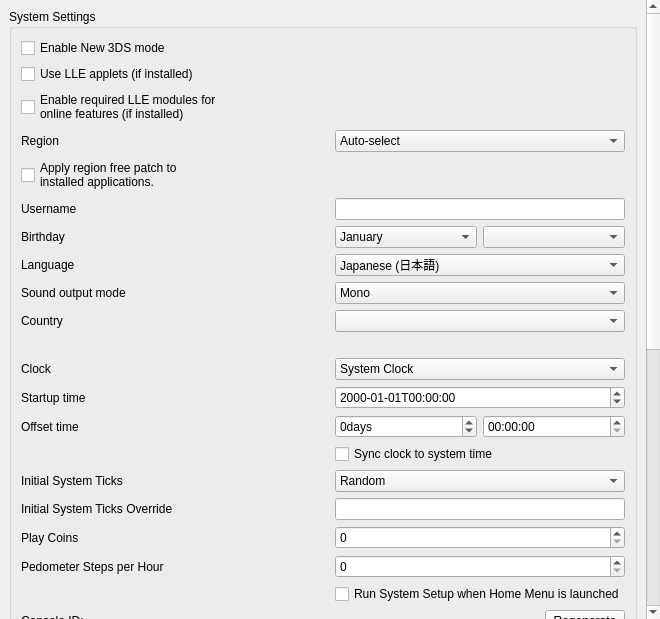
<?xml version="1.0" encoding="UTF-8"?>
<ui version="4.0">
 <class>ConfigureSystem</class>
 <widget class="QWidget" name="ConfigureSystem">
  <property name="geometry">
   <rect>
    <x>0</x>
    <y>0</y>
    <width>653</width>
    <height>619</height>
   </rect>
  </property>
  <property name="windowTitle">
   <string>Form</string>
  </property>
  <layout class="QVBoxLayout" name="verticalLayout_scrollbar">
   <property name="spacing">
    <number>0</number>
   </property>
   <property name="leftMargin">
    <number>0</number>
   </property>
   <property name="topMargin">
    <number>0</number>
   </property>
   <property name="rightMargin">
    <number>0</number>
   </property>
   <property name="bottomMargin">
    <number>0</number>
   </property>
   <item>
    <widget class="QScrollArea" name="scrollArea">
     <property name="minimumSize">
      <size>
       <width>660</width>
       <height>480</height>
      </size>
     </property>
     <property name="frameShape">
      <enum>QFrame::NoFrame</enum>
     </property>
     <property name="lineWidth">
      <number>1</number>
     </property>
     <property name="widgetResizable">
      <bool>true</bool>
     </property>
     <widget class="QWidget" name="scrollAreaWidgetContents">
      <property name="geometry">
       <rect>
        <x>0</x>
        <y>0</y>
        <width>422</width>
        <height>500</height>
       </rect>
      </property>
      <layout class="QHBoxLayout" name="horizontalLayout">
       <item>
        <layout class="QVBoxLayout" name="verticalLayout">
         <item>
          <widget class="QGroupBox" name="group_system_settings">
           <property name="title">
            <string>System Settings</string>
           </property>
           <layout class="QGridLayout" name="gridLayout">
            <item row="0" column="0">
             <widget class="QCheckBox" name="toggle_new_3ds">
              <property name="text">
               <string>Enable New 3DS mode</string>
              </property>
             </widget>
            </item>
            <item row="1" column="0">
             <widget class="QCheckBox" name="toggle_lle_applets">
              <property name="text">
               <string>Use LLE applets (if installed)</string>
              </property>
             </widget>
            </item>
            <item row="2" column="0">
             <widget class="QCheckBox" name="enable_required_online_lle_modules">
              <property name="text">
               <string>Enable required LLE modules for
online features (if installed)</string>
              </property>
              <property name="toolTip">
               <string>Enables the LLE modules needed for online multiplayer, eShop access, etc.</string>
              </property>
             </widget>
            </item>
            <item row="3" column="0">
             <widget class="QLabel" name="region_label">
              <property name="text">
               <string>Region</string>
              </property>
             </widget>
            </item>
            <item row="3" column="1">
             <widget class="QComboBox" name="region_combobox">
              <item>
               <property name="text">
                <string>Auto-select</string>
               </property>
              </item>
              <item>
               <property name="text">
                <string notr="true">JPN</string>
               </property>
              </item>
              <item>
               <property name="text">
                <string notr="true">USA</string>
               </property>
              </item>
              <item>
               <property name="text">
                <string notr="true">EUR</string>
               </property>
              </item>
              <item>
               <property name="text">
                <string notr="true">AUS</string>
               </property>
              </item>
              <item>
               <property name="text">
                <string notr="true">CHN</string>
               </property>
              </item>
              <item>
               <property name="text">
                <string notr="true">KOR</string>
               </property>
              </item>
              <item>
               <property name="text">
                <string notr="true">TWN</string>
               </property>
              </item>
             </widget>
            </item>
            <item row="4" column="0">
             <widget class="QCheckBox" name="apply_region_free_patch">
              <property name="text">
               <string>Apply region free patch to
installed applications.</string>
              </property>
              <property name="toolTip">
               <string>Patches the region of installed applications to be region free, so that they always appear on the home menu.</string>
              </property>
             </widget>
            </item>
            <item row="5" column="1">
             <widget class="QLineEdit" name="edit_username">
              <property name="sizePolicy">
               <sizepolicy hsizetype="Preferred" vsizetype="Fixed">
                <horstretch>0</horstretch>
                <verstretch>0</verstretch>
               </sizepolicy>
              </property>
              <property name="maxLength">
               <number>10</number>
              </property>
             </widget>
            </item>
            <item row="5" column="0">
             <widget class="QLabel" name="label_username">
              <property name="text">
               <string>Username</string>
              </property>
             </widget>
            </item>
            <item row="6" column="0">
             <widget class="QLabel" name="label_birthday">
              <property name="text">
               <string>Birthday</string>
              </property>
             </widget>
            </item>
            <item row="6" column="1">
             <layout class="QHBoxLayout" name="horizontalLayout_birthday2">
              <item>
               <widget class="QComboBox" name="combo_birthmonth">
                <item>
                 <property name="text">
                  <string>January</string>
                 </property>
                </item>
                <item>
                 <property name="text">
                  <string>February</string>
                 </property>
                </item>
                <item>
                 <property name="text">
                  <string>March</string>
                 </property>
                </item>
                <item>
                 <property name="text">
                  <string>April</string>
                 </property>
                </item>
                <item>
                 <property name="text">
                  <string>May</string>
                 </property>
                </item>
                <item>
                 <property name="text">
                  <string>June</string>
                 </property>
                </item>
                <item>
                 <property name="text">
                  <string>July</string>
                 </property>
                </item>
                <item>
                 <property name="text">
                  <string>August</string>
                 </property>
                </item>
                <item>
                 <property name="text">
                  <string>September</string>
                 </property>
                </item>
                <item>
                 <property name="text">
                  <string>October</string>
                 </property>
                </item>
                <item>
                 <property name="text">
                  <string>November</string>
                 </property>
                </item>
                <item>
                 <property name="text">
                  <string>December</string>
                 </property>
                </item>
               </widget>
              </item>
              <item>
               <widget class="QComboBox" name="combo_birthday"/>
              </item>
             </layout>
            </item>
            <item row="7" column="0">
             <widget class="QLabel" name="label_language">
              <property name="text">
               <string>Language</string>
              </property>
             </widget>
            </item>
            <item row="7" column="1">
             <widget class="QComboBox" name="combo_language">
              <property name="toolTip">
               <string>Note: this can be overridden when region setting is auto-select</string>
              </property>
              <item>
               <property name="text">
                <string>Japanese (日本語)</string>
               </property>
              </item>
              <item>
               <property name="text">
                <string>English</string>
               </property>
              </item>
              <item>
               <property name="text">
                <string>French (français)</string>
               </property>
              </item>
              <item>
               <property name="text">
                <string>German (Deutsch)</string>
               </property>
              </item>
              <item>
               <property name="text">
                <string>Italian (italiano)</string>
               </property>
              </item>
              <item>
               <property name="text">
                <string>Spanish (español)</string>
               </property>
              </item>
              <item>
               <property name="text">
                <string>Simplified Chinese (简体中文)</string>
               </property>
              </item>
              <item>
               <property name="text">
                <string>Korean (한국어)</string>
               </property>
              </item>
              <item>
               <property name="text">
                <string>Dutch (Nederlands)</string>
               </property>
              </item>
              <item>
               <property name="text">
                <string>Portuguese (português)</string>
               </property>
              </item>
              <item>
               <property name="text">
                <string>Russian (Русский)</string>
               </property>
              </item>
              <item>
               <property name="text">
                <string>Traditional Chinese (正體中文)</string>
               </property>
              </item>
             </widget>
            </item>
            <item row="8" column="0">
             <widget class="QLabel" name="label_sound">
              <property name="text">
               <string>Sound output mode</string>
              </property>
             </widget>
            </item>
            <item row="8" column="1">
             <widget class="QComboBox" name="combo_sound">
              <item>
               <property name="text">
                <string>Mono</string>
               </property>
              </item>
              <item>
               <property name="text">
                <string>Stereo</string>
               </property>
              </item>
              <item>
               <property name="text">
                <string>Surround</string>
               </property>
              </item>
             </widget>
            </item>
            <item row="9" column="0">
             <widget class="QLabel" name="label_country">
              <property name="text">
               <string>Country</string>
              </property>
             </widget>
            </item>
            <item row="9" column="1">
             <widget class="QComboBox" name="combo_country"/>
            </item>
            <item row="10" column="1">
             <widget class="QLabel" name="label_country_invalid">
              <property name="text">
               <string/>
              </property>
             </widget>
            </item>
            <item row="11" column="0">
             <widget class="QLabel" name="label_init_clock">
              <property name="text">
               <string>Clock</string>
              </property>
             </widget>
            </item>
            <item row="11" column="1">
             <widget class="QComboBox" name="combo_init_clock">
              <item>
               <property name="text">
                <string>System Clock</string>
               </property>
              </item>
              <item>
               <property name="text">
                <string>Fixed Time</string>
               </property>
              </item>
             </widget>
            </item>
            <item row="12" column="0">
             <widget class="QLabel" name="label_init_time">
              <property name="text">
               <string>Startup time</string>
              </property>
             </widget>
            </item>
            <item row="12" column="1">
             <widget class="QDateTimeEdit" name="edit_init_time">
              <property name="displayFormat">
               <string>yyyy-MM-ddTHH:mm:ss</string>
              </property>
             </widget>
            </item>
            <item row="13" column="0">
             <widget class="QLabel" name="label_init_time_offset">
              <property name="text">
               <string>Offset time</string>
              </property>
             </widget>
            </item>
            <item row="13" column="1">
             <layout class="QGridLayout" name="edit_init_time_offset_grid">
              <item row="0" column="0">
               <widget class="QSpinBox" name="edit_init_time_offset_days">
                <property name="suffix">
                 <string>days</string>
                </property>
                <property name="minimum">
                 <number>-2147483648</number>
                </property>
                <property name="maximum">
                 <number>2147483647</number>
                </property>
               </widget>
              </item>
              <item row="0" column="1">
               <widget class="QTimeEdit" name="edit_init_time_offset_time">
                <property name="displayFormat">
                 <string>HH:mm:ss</string>
                </property>
               </widget>
              </item>
             </layout>
            </item>
            <item row="14" column="1">
             <widget class="QCheckBox" name="sync_rtc_to_system_time">
              <property name="toolTip">
               <string>&lt;html&gt;&lt;head/&gt;&lt;body&gt;&lt;p&gt;Updates the emulated 3DS clock to the current system time when emulation resumes or a save state is loaded. Only available when the clock is set to &quot;System Clock&quot;.&lt;/p&gt;&lt;/body&gt;&lt;/html&gt;</string>
              </property>
              <property name="text">
               <string>Sync clock to system time</string>
              </property>
             </widget>
            </item>
            <item row="15" column="0">
             <widget class="QLabel" name="label_init_ticks_type">
              <property name="text">
               <string>Initial System Ticks</string>
              </property>
             </widget>
            </item>
            <item row="15" column="1">
             <widget class="QComboBox" name="combo_init_ticks_type">
              <item>
               <property name="text">
                <string>Random</string>
               </property>
              </item>
              <item>
               <property name="text">
                <string>Fixed</string>
               </property>
              </item>
             </widget>
            </item>
            <item row="16" column="0">
             <widget class="QLabel" name="label_init_ticks_value">
              <property name="text">
               <string>Initial System Ticks Override</string>
              </property>
             </widget>
            </item>
            <item row="16" column="1">
             <widget class="QLineEdit" name="edit_init_ticks_value">
              <property name="sizePolicy">
               <sizepolicy hsizetype="Preferred" vsizetype="Fixed">
                <horstretch>0</horstretch>
                <verstretch>0</verstretch>
               </sizepolicy>
              </property>
              <property name="maxLength">
               <number>20</number>
              </property>
             </widget>
            </item>
            <item row="17" column="0">
             <widget class="QLabel" name="label_play_coins">
              <property name="text">
               <string>Play Coins</string>
              </property>
             </widget>
            </item>
            <item row="17" column="1">
             <widget class="QSpinBox" name="spinBox_play_coins">
              <property name="maximum">
               <number>300</number>
              </property>
             </widget>
            </item>
            <item row="18" column="0">
              <widget class="QLabel" name="label_steps_per_hour">
                <property name="toolTip">
                 <string>&lt;html&gt;&lt;head/&gt;&lt;body&gt;&lt;p&gt;Number of steps per hour reported by the pedometer. Range from 0 to 65,535.&lt;/p&gt;&lt;/body&gt;&lt;/html&gt;</string>
                </property>
                <property name="text">
                  <string>Pedometer Steps per Hour</string>
                </property>
              </widget>
            </item>
            <item row="18" column="1">
              <widget class="QSpinBox" name="spinBox_steps_per_hour">
                <property name="maximum">
                  <number>9999</number>
                </property>
              </widget>
            </item>
            <item row="19" column="1">
             <widget class="QCheckBox" name="toggle_system_setup">
              <property name="text">
               <string>Run System Setup when Home Menu is launched</string>
              </property>
             </widget>
            </item>
            <item row="20" column="0">
             <widget class="QLabel" name="label_console_id">
              <property name="text">
               <string>Console ID:</string>
              </property>
             </widget>
            </item>
            <item row="20" column="1">
             <widget class="QPushButton" name="button_regenerate_console_id">
              <property name="sizePolicy">
               <sizepolicy hsizetype="Fixed" vsizetype="Fixed">
                <horstretch>0</horstretch>
                <verstretch>0</verstretch>
               </sizepolicy>
              </property>
              <property name="layoutDirection">
               <enum>Qt::RightToLeft</enum>
              </property>
              <property name="text">
               <string>Regenerate</string>
              </property>
             </widget>
            </item>
            <item row="21" column="0">
              <widget class="QLabel" name="label_mac">
                <property name="text">
                  <string>MAC:</string>
                </property>
              </widget>
            </item>
            <item row="21" column="1">
              <widget class="QPushButton" name="button_regenerate_mac">
                <property name="sizePolicy">
                  <sizepolicy hsizetype="Fixed" vsizetype="Fixed">
                    <horstretch>0</horstretch>
                    <verstretch>0</verstretch>
                  </sizepolicy>
                </property>
                <property name="layoutDirection">
                  <enum>Qt::RightToLeft</enum>
                </property>
                <property name="text">
                  <string>Regenerate</string>
                </property>
              </widget>
            </item>
            <item row="22" column="0">
             <widget class="QLabel" name="label_plugin_loader">
              <property name="text">
               <string>3GX Plugin Loader</string>
              </property>
             </widget>
            </item>
            <item row="22" column="1">
             <widget class="QCheckBox" name="plugin_loader">
              <property name="text">
               <string>Enable 3GX plugin loader</string>
              </property>
             </widget>
            </item>
            <item row="23" column="1">
             <widget class="QCheckBox" name="allow_plugin_loader">
              <property name="text">
               <string>Allow applications to change plugin loader state</string>
              </property>
             </widget>
            </item>
           </layout>
          </widget>
         </item>
         <item>
          <widget class="QGroupBox" name="group_real_console_unique_data">
           <property name="title">
            <string>Real Console Unique Data</string>
           </property>
           <layout class="QGridLayout" name="gridLayout1">
            <item row="0" column="0" colspan="2">
             <widget class="QGroupBox" name="group_real_console_unique_data_core">
               <layout class="QGridLayout" name="gridLayout2">
                <item row="0" column="0" colspan="2">
                 <widget class="QWidget" name="linked_console">
                  <layout class="QHBoxLayout" name="horizontalLayout_linked_console">
                   <item>
                    <widget class="QLabel" name="label_linked_console">
                     <property name="text">
                       <string>Your real console is linked to Azahar.</string>
                     </property>
                    </widget>
                   </item>
                   <item>
                    <widget class="QPushButton" name="button_unlink_console">
                     <property name="sizePolicy">
                      <sizepolicy hsizetype="Fixed" vsizetype="Fixed">
                       <horstretch>0</horstretch>
                       <verstretch>0</verstretch>
                      </sizepolicy>
                     </property>
                     <property name="layoutDirection">
                      <enum>Qt::RightToLeft</enum>
                     </property>
                     <property name="text">
                      <string>Unlink</string>
                     </property>
                    </widget>
                   </item>
                  </layout>
                 </widget>
                </item>
                <item row="1" column="0">
                 <widget class="QLabel" name="label_otp">
                  <property name="text">
                   <string>OTP</string>
                  </property>
                 </widget>
                </item>
                <item row="1" column="1">
                 <widget class="QWidget" name="otp">
                  <layout class="QHBoxLayout" name="horizontalLayout_otp">
                   <item>
                    <widget class="QLabel" name="label_otp_status">
                     <property name="text">
                      <string/>
                     </property>
                    </widget>
                   </item>
                   <item>
                    <widget class="QPushButton" name="button_otp">
                     <property name="sizePolicy">
                      <sizepolicy hsizetype="Fixed" vsizetype="Fixed">
                       <horstretch>0</horstretch>
                       <verstretch>0</verstretch>
                      </sizepolicy>
                     </property>
                     <property name="layoutDirection">
                      <enum>Qt::RightToLeft</enum>
                     </property>
                     <property name="text">
                      <string>Choose</string>
                     </property>
                    </widget>
                   </item>
                  </layout>
                 </widget>
                </item>
                <item row="2" column="0">
                 <widget class="QLabel" name="label_secure_info">
                  <property name="text">
                   <string>SecureInfo_A/B</string>
                  </property>
                 </widget>
                </item>
                <item row="2" column="1">
                 <widget class="QWidget" name="secure_info">
                  <layout class="QHBoxLayout" name="horizontalLayout_secure_info">
                   <item>
                    <widget class="QLabel" name="label_secure_info_status">
                     <property name="text">
                      <string/>
                     </property>
                    </widget>
                   </item>
                   <item>
                    <widget class="QPushButton" name="button_secure_info">
                     <property name="sizePolicy">
                      <sizepolicy hsizetype="Fixed" vsizetype="Fixed">
                       <horstretch>0</horstretch>
                       <verstretch>0</verstretch>
                      </sizepolicy>
                     </property>
                     <property name="layoutDirection">
                      <enum>Qt::RightToLeft</enum>
                     </property>
                     <property name="text">
                      <string>Choose</string>
                     </property>
                    </widget>
                   </item>
                  </layout>
                 </widget>
                </item>
                <item row="3" column="0">
                 <widget class="QLabel" name="label_friend_code_seed">
                  <property name="text">
                   <string>LocalFriendCodeSeed_A/B</string>
                  </property>
                 </widget>
                </item>
                <item row="3" column="1">
                 <widget class="QWidget" name="friend_code_seed">
                  <layout class="QHBoxLayout" name="horizontalLayout_friend_code_seed">
                   <item>
                    <widget class="QLabel" name="label_friend_code_seed_status">
                     <property name="text">
                      <string/>
                     </property>
                    </widget>
                   </item>
                   <item>
                    <widget class="QPushButton" name="button_friend_code_seed">
                     <property name="sizePolicy">
                      <sizepolicy hsizetype="Fixed" vsizetype="Fixed">
                       <horstretch>0</horstretch>
                       <verstretch>0</verstretch>
                      </sizepolicy>
                     </property>
                     <property name="layoutDirection">
                      <enum>Qt::RightToLeft</enum>
                     </property>
                     <property name="text">
                      <string>Choose</string>
                     </property>
                    </widget>
                   </item>
                  </layout>
                 </widget>
                </item>
               </layout>
             </widget>
            </item>
            <item row="1" column="0">
             <widget class="QLabel" name="label_movable">
              <property name="text">
               <string>movable.sed</string>
              </property>
             </widget>
            </item>
            <item row="1" column="1">
             <widget class="QWidget" name="movable">
              <layout class="QHBoxLayout" name="horizontalLayout_movable">
               <item>
                <widget class="QLabel" name="label_movable_status">
                 <property name="text">
                  <string/>
                 </property>
                </widget>
               </item>
               <item>
                <widget class="QPushButton" name="button_movable">
                 <property name="sizePolicy">
                  <sizepolicy hsizetype="Fixed" vsizetype="Fixed">
                   <horstretch>0</horstretch>
                   <verstretch>0</verstretch>
                  </sizepolicy>
                 </property>
                 <property name="layoutDirection">
                  <enum>Qt::RightToLeft</enum>
                 </property>
                 <property name="text">
                  <string>Choose</string>
                 </property>
                </widget>
               </item>
              </layout>
             </widget>
            </item>
           </layout>
          </widget>
         </item>
         <item>
          <widget class="QLabel" name="label_disable_info">
           <property name="text">
            <string>System settings are available only when applications is not running.</string>
           </property>
           <property name="wordWrap">
            <bool>true</bool>
           </property>
          </widget>
         </item>
         <item>
          <spacer name="verticalSpacer">
           <property name="orientation">
            <enum>Qt::Vertical</enum>
           </property>
           <property name="sizeHint" stdset="0">
            <size>
             <width>20</width>
             <height>40</height>
            </size>
           </property>
          </spacer>
         </item>
        </layout>
       </item>
      </layout>
     </widget>
    </widget>
   </item>
  </layout>
 </widget>
 <tabstops>
  <tabstop>toggle_new_3ds</tabstop>
  <tabstop>edit_username</tabstop>
  <tabstop>combo_birthmonth</tabstop>
  <tabstop>combo_birthday</tabstop>
  <tabstop>combo_language</tabstop>
  <tabstop>combo_sound</tabstop>
  <tabstop>combo_country</tabstop>
  <tabstop>combo_init_clock</tabstop>
  <tabstop>edit_init_time</tabstop>
  <tabstop>spinBox_play_coins</tabstop>
  <tabstop>spinBox_steps_per_hour</tabstop>
  <tabstop>button_regenerate_console_id</tabstop>
  <tabstop>button_regenerate_mac</tabstop>
 </tabstops>
 <resources/>
 <connections/>
</ui>
